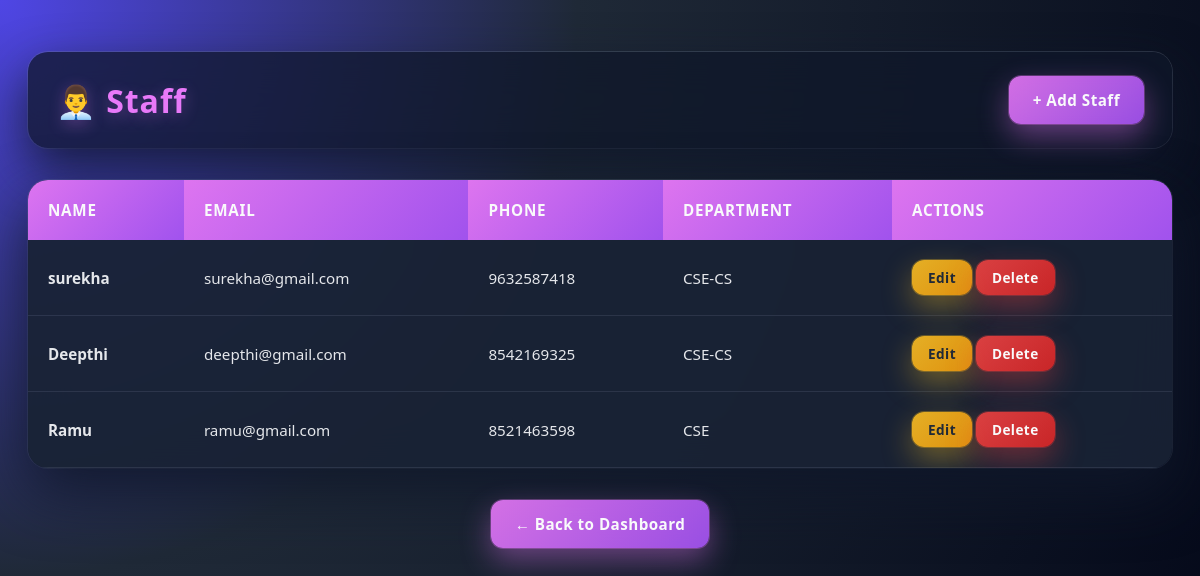
Page /staff/ on the committed database.
### app1/models.py (models this page shows, shortened)
class Staff(models.Model):
    name = models.CharField(max_length=100)
    email = models.EmailField(unique=True)
    phone = models.CharField(max_length=15)
    department = models.ForeignKey(Department, on_delete=models.CASCADE)

class Department(models.Model):
    name = models.CharField(max_length=100)
    code = models.CharField(max_length=10, unique=True)

### app1/views.py (the view)
# urls.py: path('staff/', views.staff_list, name='staff_list'),
def staff_list(request):
    staffs = Staff.objects.all()
    return render(request, 'frontend_app1/staff_list.html', {'staffs': staffs})

### templates/frontend_app1/staff_list.html (shortened to what this page needs)
<!DOCTYPE html>
<html lang="en">
<head>
</head>
<body>
    <div class="container">
        <div class="header">
            <h1>👨‍💼 Staff</h1>
            <a href="{% url 'staff_create' %}" class="btn btn-primary">+ Add Staff</a>
        </div>
        <div class="table-container">
            <table>
                <thead>
                    <tr>
                        <th>Name</th>
                        <th>Email</th>
                        <th>Phone</th>
                        <th>Department</th>
                        <th>Actions</th>
                    </tr>
                </thead>
                <tbody>
                    {% for staff in staffs %}
                    <tr>
                        <td><strong>{{ staff.name }}</strong></td>
                        <td>{{ staff.email }}</td>
                        <td>{{ staff.phone }}</td>
                        <td>{{ staff.department.name }}</td>
                        <td class="actions">
                            <a href="{% url 'staff_update' staff.id %}" class="btn btn-small btn-warning">Edit</a>
                            <a href="{% url 'staff_delete' staff.id %}" class="btn btn-small btn-danger">Delete</a>
                        </td>
                    </tr>
                    {% empty %}
                    <tr>
                        <td colspan="5" style="text-align: center; padding: 40px; color: #666;">No staff found.</td>
                    </tr>
                    {% endfor %}
                </tbody>
            </table>
        </div>
        <div style="text-align: center; margin-top: 30px;">
            <a href="{% url 'dashboard' %}" class="btn btn-primary">← Back to Dashboard</a>
        </div>
    </div>
</body>
</html>

### templates/frontend_app1/staff_list.html (style rules this page uses)
* { margin: 0; padding: 0; box-sizing: border-box; }
body { font-family: 'Segoe UI', Tahoma, Geneva, Verdana, sans-serif; min-height: 100vh; background: radial-gradient(circle at top left, #4f46e5 0%, #1f2937 40%, #020617 100%); color: #0f172a; padding: 20px 0; }
.container { max-width: 1200px; width: 100%; margin: 0 auto; padding: 32px 28px; }
.header { display: flex; justify-content: space-between; align-items: center; margin-bottom: 32px; background: rgba(15, 23, 42, 0.75); border-radius: 20px; padding: 24px 28px; box-shadow: 0 20px 50px rgba(15, 23, 42, 0.85), 0 0 0 1px rgba(148, 163, 184, 0.25); backdrop-filter: blur(20px); }
.header h1 { color: #e879f9; font-size: 2rem; font-weight: 700; letter-spacing: 0.03em; text-shadow: 0 4px 16px rgba(232, 121, 249, 0.3); }
.btn { display: inline-flex; align-items: center; gap: 8px; padding: 14px 24px; border: none; border-radius: 12px; font-size: 0.95rem; font-weight: 600; letter-spacing: 0.03em; text-decoration: none; cursor: pointer; transition: all 0.25s ease; backdrop-filter: blur(12px); }
.btn-primary { background: linear-gradient(135deg, rgba(232, 121, 249, 0.9), rgba(168, 85, 247, 0.9)); color: #f9fafb; box-shadow: 0 12px 30px rgba(232, 121, 249, 0.4), 0 0 0 1px rgba(232, 121, 249, 0.3); }
.btn-warning { background: linear-gradient(135deg, rgba(251, 191, 36, 0.9), rgba(245, 158, 11, 0.9)); color: #1f2937; box-shadow: 0 12px 30px rgba(251, 191, 36, 0.4), 0 0 0 1px rgba(251, 191, 36, 0.3); }
.btn-danger { background: linear-gradient(135deg, rgba(239, 68, 68, 0.9), rgba(220, 38, 38, 0.9)); color: #f9fafb; box-shadow: 0 12px 30px rgba(239, 68, 68, 0.4), 0 0 0 1px rgba(239, 68, 68, 0.3); }
.btn-small { padding: 8px 16px; font-size: 0.85rem; }
.table-container { background: rgba(15, 23, 42, 0.85); border-radius: 20px; overflow: hidden; box-shadow: 0 24px 60px rgba(15, 23, 42, 0.9), 0 0 0 1px rgba(148, 163, 184, 0.2); backdrop-filter: blur(22px); margin-bottom: 32px; }
table { width: 100%; border-collapse: collapse; background: rgba(30, 41, 59, 0.6); }
th { background: linear-gradient(135deg, rgba(232, 121, 249, 0.95), rgba(168, 85, 247, 0.95)); color: #f9fafb; padding: 20px; text-align: left; font-weight: 600; font-size: 0.95rem; letter-spacing: 0.05em; text-transform: uppercase; }
td { padding: 20px; color: #e5e7eb; border-bottom: 1px solid rgba(148, 163, 184, 0.15); font-size: 0.95rem; }
tr { transition: all 0.2s ease; }
.actions { white-space: nowrap; }
.container > div:last-child { text-align: center; }

### rows in the picture
Staff: name "surekha", email "surekha@gmail.com", phone "9632587418", department.name "CSE-CS"
Staff: name "Deepthi", email "deepthi@gmail.com", phone "8542169325", department.name "CSE-CS"
Staff: name "Ramu", email "ramu@gmail.com", phone "8521463598", department.name "CSE"
